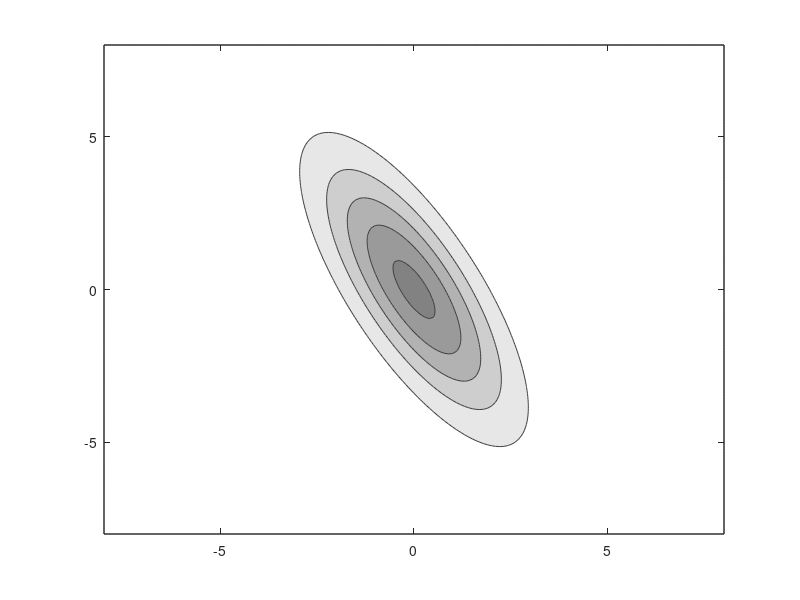

Here is the MATLAB script that generated this plot: (Note: this script raises an error after producing the figure.)
clear all;
close all;

isgklt = true;
rng(0);

% hidden  parameters
s = [1,3];
H = s.*randn(512,2);
theta = 0.6*pi/4;
R = [cos(theta),sin(theta);-sin(theta),cos(theta)];
H = (R'*H')';

s = [1.7,0.8]*0.8;
X = s.*randn(512,2);
theta = 0.2*pi/4;
R = [cos(theta),sin(theta);-sin(theta),cos(theta)];
X = (R'*X')';

% empirical statitistics
Chh = cov(H);
Cxx = 0.5*(cov(X)+cov(X)');
[V,D] = eig(Chh);
[U,L] = eig(Cxx);
hmax = 2*ceil(sqrt(max(D(:))));
xmax = 2*ceil(sqrt(max(L(:))));
gmax = max(hmax,xmax);

if isgklt
    [V,D] = eig(Chh,0.5*(inv(Cxx)+inv(Cxx)'));
end

[h_1,h_2] = meshgrid(-gmax:0.1:gmax);
% h12 = [h_1(:),h_2(:)];
[xmids,ymids] = meshgrid(-2*gmax:1:2*gmax);
mids = [xmids(:),ymids(:)];
map = 1-gray;
map = map(1:end-32,:);

figure(1);
colormap(map);
dist = reshape(mvnpdf([h_1(:),h_2(:)],[0,0],Chh),size(h_1));
contourf(h_1,h_2,dist,0.08:-0.01:0.000,'LineColor',0.25*[1,1,1]);
hold on;
Y = H;
%s = scatter(Y(:,1),Y(:,2),1,'r','filled','SizeData',1.5);
%alpha(s,0.5);
plotv(4*inv(V'),'k');
% xymids = (V'*mids')';
% [vx,vy] = voronoi(xymids(:,1),xymids(:,2));
% plot(vx,vy,'Color',0.7*[1,1,1]);
hold off;
axis equal;
axis([-hmax,+hmax,-hmax,+hmax]);
% xlabel('$h_1$');
% ylabel('$h_2$');
xticks(-6:3:6);
yticks(-6:3:6);
pdfprint('temp.pdf','Height',9,'Width',9,'Position',[1.5,1.5,7,7]);

figure(2);
colormap(map);
dist = reshape(mvnpdf([h_1(:),h_2(:)],[0,0],Cxx),size(h_1));
contourf(h_1,h_2,dist,[0.16:-0.04:0.04,0.02],'LineColor',0.25*[1,1,1]);
hold on;
Y = X;
%s = scatter(Y(:,1),Y(:,2),1,'b','filled','SizeData',1.5);
%alpha(s,0.5);
plotv(4*inv(U'),'k');
% xymids = (V'*mids')';
% [vx,vy] = voronoi(xymids(:,1),xymids(:,2));
% plot(vx,vy,'Color',0.7*[1,1,1]);
hold off;
axis equal;
axis([-xmax,+xmax,-xmax,+xmax]);
xlabel('$x_1$');
ylabel('$x_2$');
xticks(-4:2:4);
yticks(-4:2:4);
pdfprint('temp.pdf','Height',9,'Width',9,'Position',[1.5,1.5,7,7]);

figure(2);
colormap(map);
dist = reshape(mvnpdf([h_1(:),h_2(:)],[0,0],Chh),size(h_1));
h_p = reshape((V'*[h_1(:),h_2(:)]')',[size(h_1),2]);
contourf(h_p(:,:,1),h_p(:,:,2),dist,0.08:-0.01:0.000, ...
         'LineColor',0.25*[1,1,1]);
hold on;
Y = (V'*H')';
%s = scatter(Y(:,1),Y(:,2),1,'r','filled','SizeData',1.5);
%alpha(s,0.5);
plotv(4*inv(V')*V','k');
xymids = mids;
[vx,vy] = voronoi(xymids(:,1),xymids(:,2));
p = plot(vx,vy,'Color',0.8*[1,1,1]);
hold off;
axis equal;
axis([-hmax,+hmax,-hmax,+hmax]);
xlabel('$w_1$');
ylabel('$w_2$');
xticks(-6:3:6);
yticks(-6:3:6);
pdfprint('temp.pdf','Height',9,'Width',9,'Position',[1.5,1.5,7,7]);

figure(3);
colormap(map);
dist = reshape(mvnpdf([h_1(:),h_2(:)],[0,0],Chh),size(h_1));
contourf(h_1,h_2,dist,0.08:-0.01:0.000,'LineColor',0.25*[1,1,1]);
hold on;
Y = H;
%s = scatter(Y(:,1),Y(:,2),1,'r','filled','SizeData',1.5);
%alpha(s,0.5);
plotv(4*inv(V'),'k');
xymids = mids;%(inv(V')*mids')';
[vx,vy] = voronoi(xymids(:,1),xymids(:,2));
v1 = inv(V')*[vx(1,:);vy(1,:)];
v2 = inv(V')*[vx(2,:);vy(2,:)];
vx = [v1(1,:);v2(1,:)];
vy = [v1(2,:);v2(2,:)];
plot(vx,vy,'Color',0.8*[1,1,1]);
axis equal;
axis([-hmax,+hmax,-hmax,+hmax]);
xlabel('$h_1$');
ylabel('$h_2$');
xticks(-6:3:6);
yticks(-6:3:6);
pdfprint('temp.pdf','Height',9,'Width',9,'Position',[1.5,1.5,7,7]);

figure(4);
colormap(map);
dist = reshape(mvnpdf([h_1(:),h_2(:)],[0,0],Chh),size(h_1));
h_p = reshape((sqrt(L)*U'*[h_1(:),h_2(:)]')',[size(h_1),2]);
contourf(h_p(:,:,1),h_p(:,:,2),dist,0.08:-0.01:0.000,'LineColor',0.25*[1,1,1]);
hold on;
Y = (sqrt(L)*U'*H')';
% s = scatter(Y(:,1),Y(:,2),1,'m','filled','SizeData',1.5);
% alpha(s,0.5);
plotv(4*sqrt(L)*U'*inv(V'),'k');
xymids = mids;%(inv(V')*mids')';
[vx,vy] = voronoi(xymids(:,1),xymids(:,2));
v1 = sqrt(L)*U'*inv(V')*[vx(1,:);vy(1,:)];
v2 = sqrt(L)*U'*inv(V')*[vx(2,:);vy(2,:)];
vx = [v1(1,:);v2(1,:)];
vy = [v1(2,:);v2(2,:)];
plot(vx,vy,'Color',0.7*[1,1,1]);
hold off;
axis equal;

axis([-hmax,+hmax,-hmax,+hmax]);
xlabel('$y_1$');
ylabel('$y_2$');
xticks(-6:3:6);
yticks(-6:3:6);
pdfprint('temp.pdf','Height',9,'Width',9,'Position',[1.5,1.5,7,7]);

% figure(3);
% colormap(map);
% dist = reshape(mvnpdf(h12,[0,0],Cxx),size(h_1));
% contourf(h_1,h_2,dist,0.08:-0.01:0.000,'LineColor','black');
% hold on;
% Y = X;
% scatter(Y(:,1),Y(:,2),1,'blue');
% plotv(4*U,'b');
% xymids = (U'*mids')';
% % [ux,uy] = voronoi(xymids(:,1),xymids(:,2));
% % plot(ux,uy,'Color',0.7*[1,1,1]);
% axis equal;
% axis([-xmax,+xmax,-xmax,+xmax]);
% xlabel('$x_1$');
% ylabel('$x_2$');

% figure(2);
% colormap(map);





